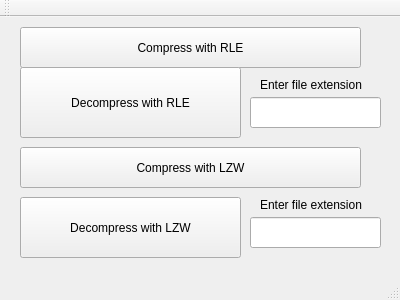
<?xml version="1.0" encoding="UTF-8"?>
<ui version="4.0">
 <class>MainWindow</class>
 <widget class="QMainWindow" name="MainWindow">
  <property name="geometry">
   <rect>
    <x>0</x>
    <y>0</y>
    <width>400</width>
    <height>300</height>
   </rect>
  </property>
  <property name="windowTitle">
   <string>MainWindow</string>
  </property>
  <widget class="QWidget" name="centralWidget">
   <widget class="QPushButton" name="pushButton">
    <property name="geometry">
     <rect>
      <x>20</x>
      <y>10</y>
      <width>341</width>
      <height>41</height>
     </rect>
    </property>
    <property name="text">
     <string>Compress with RLE</string>
    </property>
   </widget>
   <widget class="QPushButton" name="pushButton_2">
    <property name="geometry">
     <rect>
      <x>20</x>
      <y>50</y>
      <width>221</width>
      <height>71</height>
     </rect>
    </property>
    <property name="text">
     <string>Decompress with RLE</string>
    </property>
   </widget>
   <widget class="QPushButton" name="pushButton_3">
    <property name="geometry">
     <rect>
      <x>20</x>
      <y>130</y>
      <width>341</width>
      <height>41</height>
     </rect>
    </property>
    <property name="text">
     <string>Compress with LZW</string>
    </property>
   </widget>
   <widget class="QPushButton" name="pushButton_4">
    <property name="geometry">
     <rect>
      <x>20</x>
      <y>180</y>
      <width>221</width>
      <height>61</height>
     </rect>
    </property>
    <property name="text">
     <string>Decompress with LZW</string>
    </property>
   </widget>
   <widget class="QLineEdit" name="lineEdit">
    <property name="geometry">
     <rect>
      <x>250</x>
      <y>80</y>
      <width>131</width>
      <height>31</height>
     </rect>
    </property>
   </widget>
   <widget class="QLineEdit" name="lineEdit_2">
    <property name="geometry">
     <rect>
      <x>250</x>
      <y>200</y>
      <width>131</width>
      <height>31</height>
     </rect>
    </property>
   </widget>
   <widget class="QLabel" name="label">
    <property name="geometry">
     <rect>
      <x>260</x>
      <y>180</y>
      <width>121</width>
      <height>16</height>
     </rect>
    </property>
    <property name="text">
     <string>Enter file extension</string>
    </property>
   </widget>
   <widget class="QLabel" name="label_2">
    <property name="geometry">
     <rect>
      <x>260</x>
      <y>60</y>
      <width>131</width>
      <height>16</height>
     </rect>
    </property>
    <property name="text">
     <string>Enter file extension</string>
    </property>
   </widget>
  </widget>
  <widget class="QMenuBar" name="menuBar">
   <property name="geometry">
    <rect>
     <x>0</x>
     <y>0</y>
     <width>400</width>
     <height>22</height>
    </rect>
   </property>
  </widget>
  <widget class="QToolBar" name="mainToolBar">
   <attribute name="toolBarArea">
    <enum>TopToolBarArea</enum>
   </attribute>
   <attribute name="toolBarBreak">
    <bool>false</bool>
   </attribute>
  </widget>
  <widget class="QStatusBar" name="statusBar"/>
 </widget>
 <layoutdefault spacing="6" margin="11"/>
 <resources/>
 <connections/>
</ui>
